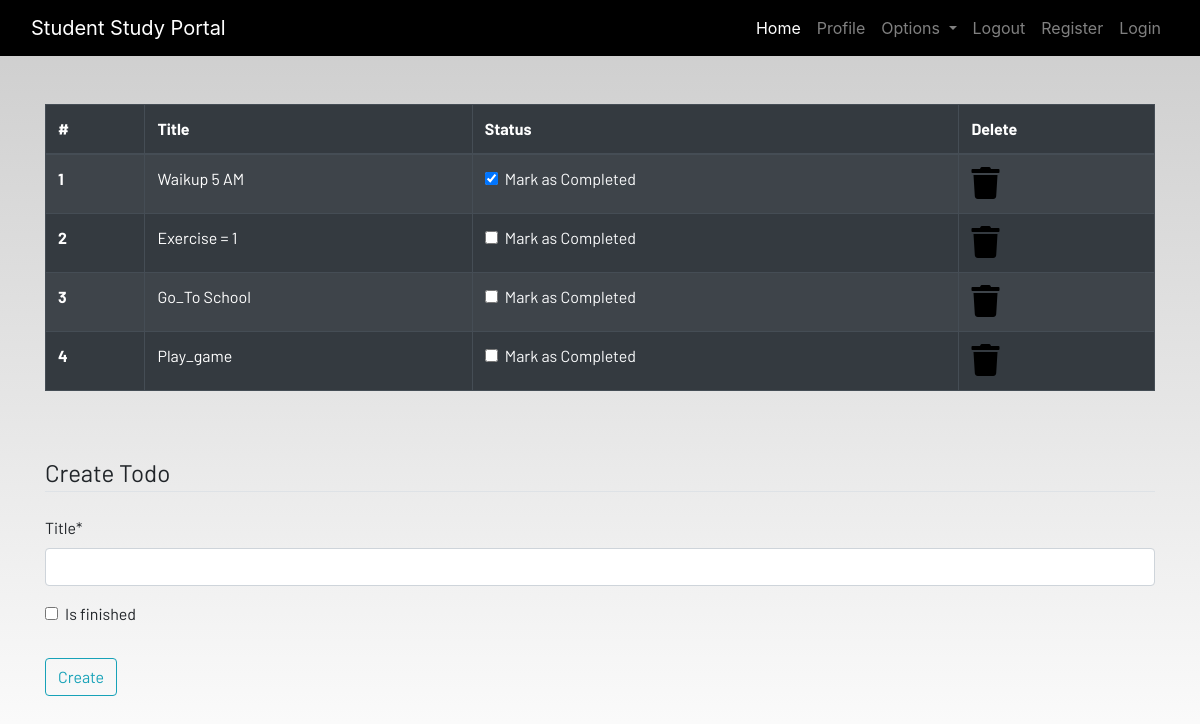
The app's page /todo (signed in) with its own data.
### dashboard/models.py (models this page shows, shortened)
class Todo(models.Model):
    user = models.ForeignKey(User,on_delete=models.CharField)
    title = models.CharField(max_length=100)
    is_finished = models.BooleanField(default=False)

### dashboard/views.py (the view)
# urls.py: path('todo',views.todo,name="todo"),
@login_required
def todo(request):
    if request.method == 'POST':
        form = TodoForm(request.POST)
        if form.is_valid():
            try:
                finished = request.POST["is_finished"]
                if finished == 'on':
                    finished = True
                else:
                    finished = False
            except:
                finished = False
            todos = Todo(
                user = request.user,
                title = request.POST['title'],
                is_finished = finished
            )
            todos.save()
            messages.success(request,f"Todo Added from {request.user.username}!!")
    else:
        form = TodoForm()
    todo = Todo.objects.filter(user=request.user)
    if len(todo) == 0:
        todos_done =True
    else:
        todos_done = False
    context = {
        'form':form,
        'todos':todo,
        'todos_done':todos_done
    }
    return render(request,"dashboard/todo.html",context)

### dashboard/forms.py
class TodoForm(forms.ModelForm):
    class Meta:
        model = Todo
        fields = ['title','is_finished']

### dashboard/templates/dashboard/todo.html (shortened to what this page needs)
{% extends 'dashboard/base.html' %}
{% load static %}
{% load crispy_forms_tags %}
{% block content %}
<div class="container">
    {% if not todos_done %}
    <table class="table table-striped table-bordered table-hover table-dark">
        <thead>
            <tr>
                <th scope="col">#</th>
                <th scope="col">Title</th>
                <th scope="col">Status</th>
                <th scope="col">Delete</th>
            </tr>
        </thead>
        <tbody>
        {% for todo in todos %}
            <tr>
                <th scope="row">{{forloop.counter}}</th>
                <td>{{todo.title}}</td>
                <td>
                    <a href="{% url 'update-todo' todo.id %}">
                        <div class="form-check">
                            {% if todo.is_finished == True %}
                            <input class="form-check-input" type="checkbox" value="" checked>
                            {% else %}
                            <input class="form-check-input" type="checkbox" value="">
                            {% endif %}
                            <label class="form-check-label text-light" for="flexCheckDefault">
                                Mark as Completed
                            </label>
                        </div>
                    </a>
                </td>
                <td><a href="{% url 'delete-todo' todo.id %}"><i class="fa fa-trash fa-2x"></i></a></td>
            </tr>
        {% endfor %}
        </tbody>
    </table>
    {% else %}
    <h4>All tasks have been done!! create to add more</h4>
    {% endif %}
</div><br><br>
<div class="container">
    <form method="POST">
        <fieldset class="form-group">
            <legend class="border-bottom mb-4">Create Todo</legend>
            {{form|crispy}}
        </fieldset>
        <div class="form-group">
            <button href="" class="btn btn-outline-info" type="submit">
                Create
            </button>
        </div>
    </form>
</div>
{% endblock content %}

### static/CSS/main.css (style rules this page uses)
html { scroll-behavior: smooth; height: 100%; width: 100%; }
a { text-decoration: none !important; color: black; }
html, body { max-width: 100%; overflow-x: hidden; height: 100%; width: 100%; }
body { background: linear-gradient(rgba(0, 0, 0, 0.2), rgba(255, 255, 255, 0.5)); overflow-x: hidden; background-repeat: no-repeat; }
.fa { color: black; }

### records on screen
Todo: title "Waikup 5 AM"
Todo: title "Exercise = 1"
Todo: title "Go_To School"
Todo: title "Play_game"
